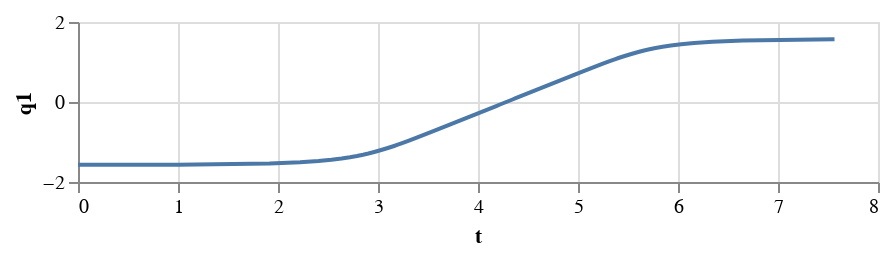

Notebook code for this chart:
### Code cell
q_traj , q_dot_traj, q_ddot_traj, _ = get_trajectories(result.GetSolution(S_dot), result.GetSolution(S_ddot), num_steps = 100)
data = dataframe(q_traj, q_traj.get_segment_times(), ['q1','q2', 'q3', 'q4', 'q5', 'q6', 'q7'])
alt.vconcat(alt.Chart(data).mark_line().encode(x='t', y='q1').properties(height=80),)

### Figure 1 — Vega-Lite specification as saved in the notebook (floating-point values rounded to 4 significant figures)
{"config": {"view": {"continuousWidth": 400, "continuousHeight": 300}}, "vconcat": [{"mark": "line", "encoding": {"x": {"field": "t", "type": "quantitative"}, "y": {"field": "q1", "type": "quantitative"}}, "height": 80}], "data": {"name": "data-6ab85a77f7d00fbf07bb5d7521cd6878"}, "$schema": "https://vega.github.io/schema/vega-lite/v4.17.0.json", "datasets": {"data-6ab85a77f7d00fbf07bb5d7521cd6878": [{"t": 0.0, "q1": -1.571, "q2": -1.571, "q3": 0.0, "q4": -1.571, "q5": 0.0, "q6": 0.0, "q7": 0.0}, {"t": 1.0, "q1": -1.571, "q2": -1.571, "q3": 0.0, "q4": -1.571, "q5": 0.0, "q6": 0.0, "q7": 0.0}, {"t": 1.915, "q1": -1.539, "q2": -1.571, "q3": 0.0, "q4": -1.571, "q5": 0.0, "q6": 0.0, "q7": 0.0}, {"t": 2.22, "q1": -1.508, "q2": -1.571, "q3": 0.0, "q4": -1.571, "q5": 0.0, "q6": 0.0, "q7": 0.0}, {"t": 2.403, "q1": -1.477, "q2": -1.571, "q3": 0.0, "q4": -1.571, "q5": 0.0, "q6": 0.0, "q7": 0.0}, {"t": 2.534, "q1": -1.445, "q2": -1.571, "q3": 0.0, "q4": -1.571, "q5": 0.0, "q6": 0.0, "q7": 0.0}, {"t": 2.636, "q1": -1.414, "q2": -1.571, "q3": 0.0, "q4": -1.571, "q5": 0.0, "q6": 0.0, "q7": 0.0}, {"t": 2.719, "q1": -1.382, "q2": -1.571, "q3": 0.0, "q4": -1.571, "q5": 0.0, "q6": 0.0, "q7": 0.0}, {"t": 2.79, "q1": -1.351, "q2": -1.571, "q3": 0.0, "q4": -1.571, "q5": 0.0, "q6": 0.0, "q7": 0.0}, {"t": 2.851, "q1": -1.319, "q2": -1.571, "q3": 0.0, "q4": -1.571, "q5": 0.0, "q6": 0.0, "q7": 0.0}, {"t": 2.904, "q1": -1.288, "q2": -1.571, "q3": 0.0, "q4": -1.571, "q5": 0.0, "q6": 0.0, "q7": 0.0}, {"t": 2.953, "q1": -1.257, "q2": -1.571, "q3": 0.0, "q4": -1.571, "q5": 0.0, "q6": 0.0, "q7": 0.0}, {"t": 2.997, "q1": -1.225, "q2": -1.571, "q3": 0.0, "q4": -1.571, "q5": 0.0, "q6": 0.0, "q7": 0.0}, {"t": 3.04, "q1": -1.194, "q2": -1.571, "q3": 0.0, "q4": -1.571, "q5": 0.0, "q6": 0.0, "q7": 0.0}, {"t": 3.082, "q1": -1.162, "q2": -1.571, "q3": 0.0, "q4": -1.571, "q5": 0.0, "q6": 0.0, "q7": 0.0}, {"t": 3.122, "q1": -1.131, "q2": -1.571, "q3": 0.0, "q4": -1.571, "q5": 0.0, "q6": 0.0, "q7": 0.0}, {"t": 3.16, "q1": -1.1, "q2": -1.571, "q3": 0.0, "q4": -1.571, "q5": 0.0, "q6": 0.0, "q7": 0.0}, {"t": 3.198, "q1": -1.068, "q2": -1.571, "q3": 0.0, "q4": -1.571, "q5": 0.0, "q6": 0.0, "q7": 0.0}, {"t": 3.234, "q1": -1.037, "q2": -1.571, "q3": 0.0, "q4": -1.571, "q5": 0.0, "q6": 0.0, "q7": 0.0}, {"t": 3.269, "q1": -1.005, "q2": -1.571, "q3": 0.0, "q4": -1.571, "q5": 0.0, "q6": 0.0, "q7": 0.0}, {"t": 3.303, "q1": -0.9739, "q2": -1.571, "q3": 0.0, "q4": -1.571, "q5": 0.0, "q6": 0.0, "q7": 0.0}, {"t": 3.335, "q1": -0.9425, "q2": -1.571, "q3": 0.0, "q4": -1.571, "q5": 0.0, "q6": 0.0, "q7": 0.0}, {"t": 3.368, "q1": -0.9111, "q2": -1.571, "q3": 0.0, "q4": -1.571, "q5": 0.0, "q6": 0.0, "q7": 0.0}, {"t": 3.4, "q1": -0.8796, "q2": -1.571, "q3": 0.0, "q4": -1.571, "q5": 0.0, "q6": 0.0, "q7": 0.0}, {"t": 3.432, "q1": -0.8482, "q2": -1.571, "q3": 0.0, "q4": -1.571, "q5": 0.0, "q6": 0.0, "q7": 0.0}, {"t": 3.464, "q1": -0.8168, "q2": -1.571, "q3": 0.0, "q4": -1.571, "q5": 0.0, "q6": 0.0, "q7": 0.0}, {"t": 3.496, "q1": -0.7854, "q2": -1.571, "q3": 0.0, "q4": -1.571, "q5": 0.0, "q6": 0.0, "q7": 0.0}, {"t": 3.528, "q1": -0.754, "q2": -1.571, "q3": 0.0, "q4": -1.571, "q5": 0.0, "q6": 0.0, "q7": 0.0}, {"t": 3.56, "q1": -0.7226, "q2": -1.571, "q3": 0.0, "q4": -1.571, "q5": 0.0, "q6": 0.0, "q7": 0.0}, {"t": 3.591, "q1": -0.6912, "q2": -1.571, "q3": 0.0, "q4": -1.571, "q5": 0.0, "q6": 0.0, "q7": 0.0}, {"t": 3.623, "q1": -0.6597, "q2": -1.571, "q3": 0.0, "q4": -1.571, "q5": 0.0, "q6": 0.0, "q7": 0.0}, {"t": 3.654, "q1": -0.6283, "q2": -1.571, "q3": 0.0, "q4": -1.571, "q5": 0.0, "q6": 0.0, "q7": 0.0}, {"t": 3.686, "q1": -0.5969, "q2": -1.571, "q3": 0.0, "q4": -1.571, "q5": 0.0, "q6": 0.0, "q7": 0.0}, {"t": 3.717, "q1": -0.5655, "q2": -1.571, "q3": 0.0, "q4": -1.571, "q5": 0.0, "q6": 0.0, "q7": 0.0}, {"t": 3.749, "q1": -0.5341, "q2": -1.571, "q3": 0.0, "q4": -1.571, "q5": 0.0, "q6": 0.0, "q7": 0.0}, {"t": 3.78, "q1": -0.5027, "q2": -1.571, "q3": 0.0, "q4": -1.571, "q5": 0.0, "q6": 0.0, "q7": 0.0}, {"t": 3.811, "q1": -0.4712, "q2": -1.571, "q3": 0.0, "q4": -1.571, "q5": 0.0, "q6": 0.0, "q7": 0.0}, {"t": 3.843, "q1": -0.4398, "q2": -1.571, "q3": 0.0, "q4": -1.571, "q5": 0.0, "q6": 0.0, "q7": 0.0}, {"t": 3.874, "q1": -0.4084, "q2": -1.571, "q3": 0.0, "q4": -1.571, "q5": 0.0, "q6": 0.0, "q7": 0.0}, {"t": 3.906, "q1": -0.377, "q2": -1.571, "q3": 0.0, "q4": -1.571, "q5": 0.0, "q6": 0.0, "q7": 0.0}, {"t": 3.937, "q1": -0.3456, "q2": -1.571, "q3": 0.0, "q4": -1.571, "q5": 0.0, "q6": 0.0, "q7": 0.0}, {"t": 3.968, "q1": -0.3142, "q2": -1.571, "q3": 0.0, "q4": -1.571, "q5": 0.0, "q6": 0.0, "q7": 0.0}, {"t": 4.0, "q1": -0.2827, "q2": -1.571, "q3": 0.0, "q4": -1.571, "q5": 0.0, "q6": 0.0, "q7": 0.0}, {"t": 4.031, "q1": -0.2513, "q2": -1.571, "q3": 0.0, "q4": -1.571, "q5": 0.0, "q6": 0.0, "q7": 0.0}, {"t": 4.063, "q1": -0.2199, "q2": -1.571, "q3": 0.0, "q4": -1.571, "q5": 0.0, "q6": 0.0, "q7": 0.0}, {"t": 4.094, "q1": -0.1885, "q2": -1.571, "q3": 0.0, "q4": -1.571, "q5": 0.0, "q6": 0.0, "q7": 0.0}, {"t": 4.125, "q1": -0.1571, "q2": -1.571, "q3": 0.0, "q4": -1.571, "q5": 0.0, "q6": 0.0, "q7": 0.0}, {"t": 4.157, "q1": -0.1257, "q2": -1.571, "q3": 0.0, "q4": -1.571, "q5": 0.0, "q6": 0.0, "q7": 0.0}, {"t": 4.188, "q1": -0.09425, "q2": -1.571, "q3": 0.0, "q4": -1.571, "q5": 0.0, "q6": 0.0, "q7": 0.0}, {"t": 4.22, "q1": -0.06283, "q2": -1.571, "q3": 0.0, "q4": -1.571, "q5": 0.0, "q6": 0.0, "q7": 0.0}, {"t": 4.251, "q1": -0.03142, "q2": -1.571, "q3": 0.0, "q4": -1.571, "q5": 0.0, "q6": 0.0, "q7": 0.0}, {"t": 4.283, "q1": 0.0, "q2": -1.571, "q3": 0.0, "q4": -1.571, "q5": 0.0, "q6": 0.0, "q7": 0.0}, {"t": 4.314, "q1": 0.03142, "q2": -1.571, "q3": 0.0, "q4": -1.571, "q5": 0.0, "q6": 0.0, "q7": 0.0}, {"t": 4.345, "q1": 0.06283, "q2": -1.571, "q3": 0.0, "q4": -1.571, "q5": 0.0, "q6": 0.0, "q7": 0.0}, {"t": 4.377, "q1": 0.09425, "q2": -1.571, "q3": 0.0, "q4": -1.571, "q5": 0.0, "q6": 0.0, "q7": 0.0}, {"t": 4.408, "q1": 0.1257, "q2": -1.571, "q3": 0.0, "q4": -1.571, "q5": 0.0, "q6": 0.0, "q7": 0.0}, {"t": 4.44, "q1": 0.1571, "q2": -1.571, "q3": 0.0, "q4": -1.571, "q5": 0.0, "q6": 0.0, "q7": 0.0}, {"t": 4.471, "q1": 0.1885, "q2": -1.571, "q3": 0.0, "q4": -1.571, "q5": 0.0, "q6": 0.0, "q7": 0.0}, {"t": 4.502, "q1": 0.2199, "q2": -1.571, "q3": 0.0, "q4": -1.571, "q5": 0.0, "q6": 0.0, "q7": 0.0}, {"t": 4.534, "q1": 0.2513, "q2": -1.571, "q3": 0.0, "q4": -1.571, "q5": 0.0, "q6": 0.0, "q7": 0.0}, {"t": 4.565, "q1": 0.2827, "q2": -1.571, "q3": 0.0, "q4": -1.571, "q5": 0.0, "q6": 0.0, "q7": 0.0}, {"t": 4.597, "q1": 0.3142, "q2": -1.571, "q3": 0.0, "q4": -1.571, "q5": 0.0, "q6": 0.0, "q7": 0.0}, {"t": 4.628, "q1": 0.3456, "q2": -1.571, "q3": 0.0, "q4": -1.571, "q5": 0.0, "q6": 0.0, "q7": 0.0}, {"t": 4.66, "q1": 0.377, "q2": -1.571, "q3": 0.0, "q4": -1.571, "q5": 0.0, "q6": 0.0, "q7": 0.0}, {"t": 4.691, "q1": 0.4084, "q2": -1.571, "q3": 0.0, "q4": -1.571, "q5": 0.0, "q6": 0.0, "q7": 0.0}, {"t": 4.722, "q1": 0.4398, "q2": -1.571, "q3": 0.0, "q4": -1.571, "q5": 0.0, "q6": 0.0, "q7": 0.0}, {"t": 4.754, "q1": 0.4712, "q2": -1.571, "q3": 0.0, "q4": -1.571, "q5": 0.0, "q6": 0.0, "q7": 0.0}, {"t": 4.785, "q1": 0.5027, "q2": -1.571, "q3": 0.0, "q4": -1.571, "q5": 0.0, "q6": 0.0, "q7": 0.0}, {"t": 4.817, "q1": 0.5341, "q2": -1.571, "q3": 0.0, "q4": -1.571, "q5": 0.0, "q6": 0.0, "q7": 0.0}, {"t": 4.848, "q1": 0.5655, "q2": -1.571, "q3": 0.0, "q4": -1.571, "q5": 0.0, "q6": 0.0, "q7": 0.0}, {"t": 4.879, "q1": 0.5969, "q2": -1.571, "q3": 0.0, "q4": -1.571, "q5": 0.0, "q6": 0.0, "q7": 0.0}, {"t": 4.911, "q1": 0.6283, "q2": -1.571, "q3": 0.0, "q4": -1.571, "q5": 0.0, "q6": 0.0, "q7": 0.0}, {"t": 4.942, "q1": 0.6597, "q2": -1.571, "q3": 0.0, "q4": -1.571, "q5": 0.0, "q6": 0.0, "q7": 0.0}, {"t": 4.974, "q1": 0.6912, "q2": -1.571, "q3": 0.0, "q4": -1.571, "q5": 0.0, "q6": 0.0, "q7": 0.0}, {"t": 5.006, "q1": 0.7226, "q2": -1.571, "q3": 0.0, "q4": -1.571, "q5": 0.0, "q6": 0.0, "q7": 0.0}, {"t": 5.037, "q1": 0.754, "q2": -1.571, "q3": 0.0, "q4": -1.571, "q5": 0.0, "q6": 0.0, "q7": 0.0}, {"t": 5.069, "q1": 0.7854, "q2": -1.571, "q3": 0.0, "q4": -1.571, "q5": 0.0, "q6": 0.0, "q7": 0.0}, {"t": 5.101, "q1": 0.8168, "q2": -1.571, "q3": 0.0, "q4": -1.571, "q5": 0.0, "q6": 0.0, "q7": 0.0}, {"t": 5.133, "q1": 0.8482, "q2": -1.571, "q3": 0.0, "q4": -1.571, "q5": 0.0, "q6": 0.0, "q7": 0.0}, {"t": 5.165, "q1": 0.8796, "q2": -1.571, "q3": 0.0, "q4": -1.571, "q5": 0.0, "q6": 0.0, "q7": 0.0}, {"t": 5.197, "q1": 0.9111, "q2": -1.571, "q3": 0.0, "q4": -1.571, "q5": 0.0, "q6": 0.0, "q7": 0.0}, {"t": 5.23, "q1": 0.9425, "q2": -1.571, "q3": 0.0, "q4": -1.571, "q5": 0.0, "q6": 0.0, "q7": 0.0}, {"t": 5.263, "q1": 0.9739, "q2": -1.571, "q3": 0.0, "q4": -1.571, "q5": 0.0, "q6": 0.0, "q7": 0.0}, {"t": 5.296, "q1": 1.005, "q2": -1.571, "q3": 0.0, "q4": -1.571, "q5": 0.0, "q6": 0.0, "q7": 0.0}, {"t": 5.331, "q1": 1.037, "q2": -1.571, "q3": 0.0, "q4": -1.571, "q5": 0.0, "q6": 0.0, "q7": 0.0}, {"t": 5.367, "q1": 1.068, "q2": -1.571, "q3": 0.0, "q4": -1.571, "q5": 0.0, "q6": 0.0, "q7": 0.0}, {"t": 5.405, "q1": 1.1, "q2": -1.571, "q3": 0.0, "q4": -1.571, "q5": 0.0, "q6": 0.0, "q7": 0.0}, {"t": 5.443, "q1": 1.131, "q2": -1.571, "q3": 0.0, "q4": -1.571, "q5": 0.0, "q6": 0.0, "q7": 0.0}, {"t": 5.483, "q1": 1.162, "q2": -1.571, "q3": 0.0, "q4": -1.571, "q5": 0.0, "q6": 0.0, "q7": 0.0}, {"t": 5.525, "q1": 1.194, "q2": -1.571, "q3": 0.0, "q4": -1.571, "q5": 0.0, "q6": 0.0, "q7": 0.0}, {"t": 5.568, "q1": 1.225, "q2": -1.571, "q3": 0.0, "q4": -1.571, "q5": 0.0, "q6": 0.0, "q7": 0.0}, {"t": 5.613, "q1": 1.257, "q2": -1.571, "q3": 0.0, "q4": -1.571, "q5": 0.0, "q6": 0.0, "q7": 0.0}, {"t": 5.661, "q1": 1.288, "q2": -1.571, "q3": 0.0, "q4": -1.571, "q5": 0.0, "q6": 0.0, "q7": 0.0}, {"t": 5.715, "q1": 1.319, "q2": -1.571, "q3": 0.0, "q4": -1.571, "q5": 0.0, "q6": 0.0, "q7": 0.0}, {"t": 5.776, "q1": 1.351, "q2": -1.571, "q3": 0.0, "q4": -1.571, "q5": 0.0, "q6": 0.0, "q7": 0.0}, {"t": 5.846, "q1": 1.382, "q2": -1.571, "q3": 0.0, "q4": -1.571, "q5": 0.0, "q6": 0.0, "q7": 0.0}, {"t": 5.929, "q1": 1.414, "q2": -1.571, "q3": 0.0, "q4": -1.571, "q5": 0.0, "q6": 0.0, "q7": 0.0}, {"t": 6.031, "q1": 1.445, "q2": -1.571, "q3": 0.0, "q4": -1.571, "q5": 0.0, "q6": 0.0, "q7": 0.0}, {"t": 6.162, "q1": 1.477, "q2": -1.571, "q3": 0.0, "q4": -1.571, "q5": 0.0, "q6": 0.0, "q7": 0.0}, {"t": 6.345, "q1": 1.508, "q2": -1.571, "q3": 0.0, "q4": -1.571, "q5": 0.0, "q6": 0.0, "q7": 0.0}, {"t": 6.65, "q1": 1.539, "q2": -1.571, "q3": 0.0, "q4": -1.571, "q5": 0.0, "q6": 0.0, "q7": 0.0}, {"t": 7.565, "q1": 1.571, "q2": -1.571, "q3": 0.0, "q4": -1.571, "q5": 0.0, "q6": 0.0, "q7": 0.0}]}}
